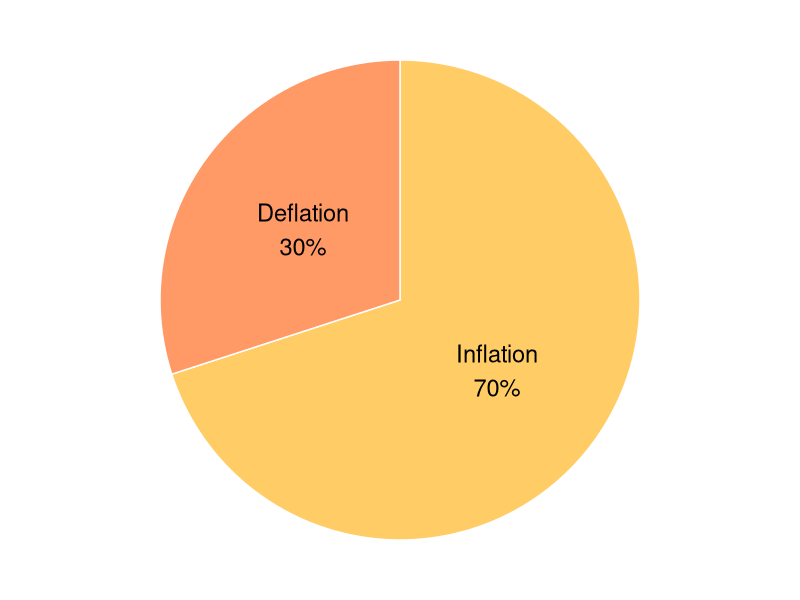
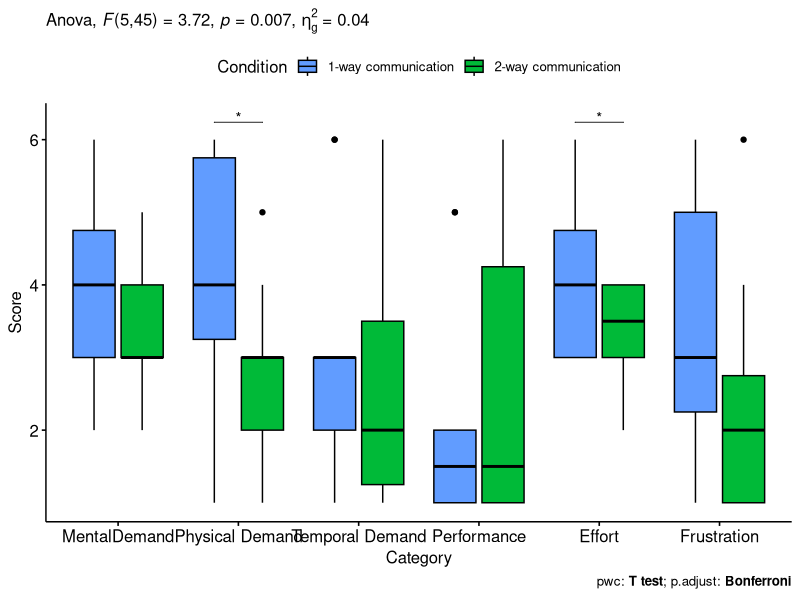
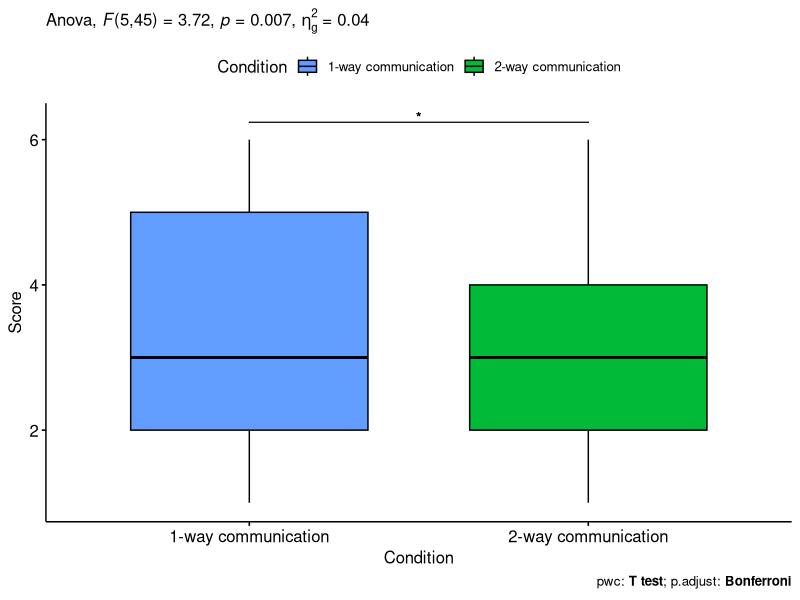

These charts were generated, in order, by the following R code: (Note: this script raises an error after producing the figures.)
## ---- chunk 1
knitr::opts_chunk$set(echo = TRUE)
## ---- chunk 2
## Pie chart for customization 
library(ggplot2)
library(dplyr)

# Create Data
data <- data.frame(
  group=c("Inflation", "Deflation"),
  value=c(7,3)
)
# Compute the position of labels
data <- data %>% 
  arrange(desc(group)) %>%
  mutate(prop = value / sum(data$value) *100) %>%
  mutate(ypos = cumsum(prop)- 0.5*prop )

data$percent <- scales::percent(data$value / sum(data$value))
data$label <- paste(data$group, data$percent, sep = "\n")

# Basic piechart
ggplot(data, aes(x="", y=prop, fill=group)) +
  geom_bar(stat="identity", width=1, color="white") +
  coord_polar("y", start=0) +
  theme_void() + 
  theme(legend.position="none") +
  geom_text(aes(y = ypos, label = label), color = "black", size=6) +
  scale_fill_brewer(palette="Set1") +
  theme(plot.title = element_text(size=18, hjust=0.5, face = "bold", line = 0.3)) +
  scale_fill_manual(values=c("#FF9966", "#FFCC66")) 
## ---- chunk 3
NASATLX<-read.csv(file="B Study_NASA-TLX.csv") 
NASAOrg <- data.frame(
  Participants=c(NASATLX[, c(1)] ),
  Condition=c(NASATLX[, c(2)] ),
  Category=c(NASATLX[, c(3)]),
  Score=c(NASATLX[, c(4)])
)
################################################################################
library(ggplot2)
summary_stats_NASA <- with(NASAOrg, tapply(Score, list(Condition, Category), summary))

# Stats Analysis
library(tidyverse)
library(ggpubr)
library(rstatix)

# Summary Stats
NASAOrg %>%
  group_by(Condition, Category) %>%
  get_summary_stats(Score, type = "mean_sd")
# actual anova
res.aov1 <- anova_test(
  data = NASAOrg, dv = Score, wid = Participants,
  within = c(Condition, Category)
)
get_anova_table(res.aov1)
# Pairwise comparisons between Conditions
pwc <- NASAOrg %>%
  group_by(Category) %>%
  pairwise_t_test(
    Score ~ Condition, paired = TRUE,
    p.adjust.method = "bonferroni"
  )
pwc
# Boxplot of summary stats
pwc1 <- pwc %>% add_xy_position(x = "Category")
bxp1 <- ggboxplot(
  NASAOrg, x = "Category", y = "Score",
  fill = "Condition", palette = c("#619cff", "#00ba38") 
)
bxp1 + 
  stat_pvalue_manual(pwc1, tip.length = 0, hide.ns = TRUE) +
  labs(
    subtitle = get_test_label(res.aov1, detailed = TRUE),
    caption = get_pwc_label(pwc1)
  )
## ---- chunk 4

# Boxplot of summary stats for Condition
pwc2 <- pwc %>% add_xy_position(x = "Condition")
bxp2 <- ggboxplot(
  NASAOrg, x = "Condition", y = "Score",
  fill = "Condition", palette = c("#619cff", "#00ba38") 
)
bxp2 + 
  stat_pvalue_manual(pwc2, tip.length = 0, hide.ns = TRUE) +
  labs(
    subtitle = get_test_label(res.aov1, detailed = TRUE),
    caption = get_pwc_label(pwc2) 
  )
## ---- chunk 5
library(ggplot2)
library(dplyr)
DataTrustState<-read.csv(file="DataTrustState.csv") 
DTSog <- data.frame(
  participantNumber=c(DataTrustState[, c(1)] ),
  Condition=c(DataTrustState[, c(2)] ),
  turn_number=c(DataTrustState[, c(3)] ),
  score=c(DataTrustState[, c(4)] )
)
# Remove rows with missing values in the "Score" column
DTS <- DTSog[!is.na(DTSog$score), ]
# Reorder the rows by Turn within each Condition
sorted_DTS <- DTS %>% arrange(Condition, turn_number)
################################################################################
# Summary Stats
sorted_DTS %>%
  group_by(Condition, turn_number) %>%
  get_summary_stats(score, type = "mean_sd")
# actual anova
res.aov2 <- anova_test(
  data = sorted_DTS, dv = score, wid = participantNumber,
  within = c(Condition, turn_number)
)
get_anova_table(res.aov2)
# Pairwise comparisons between Conditions
pwc3 <- sorted_DTS %>%
  group_by(turn_number) %>%
  pairwise_t_test(
    score ~ Condition, paired = TRUE,
    p.adjust.method = "bonferroni"
  )
pwc3
# Boxplot of summary stats for turn number 
pwc4 <- pwc3 %>% add_xy_position(x = "turn_number")
bxp4 <- ggboxplot(
  sorted_DTS, x = "turn_number", y = "score",
  fill = "Condition", palette = c("#619cff", "#00ba38") 
)
bxp4 + 
  stat_pvalue_manual(pwc4, tip.length = 0, hide.ns = TRUE) +
  labs(
    subtitle = get_test_label(res.aov, detailed = TRUE),
    caption = get_pwc_label(pwc4) 
  )
## ---- chunk 6
pwc5 <- pwc3 %>% add_xy_position(x = "Condition")
bxp5 <- ggboxplot(
  sorted_DTS, x = "Condition", y = "score",
  fill = "Condition", palette = c("#619cff", "#00ba38") 
)
bxp5 + 
  stat_pvalue_manual(pwc5, tip.length = 0, hide.ns = TRUE) +
  labs(
    subtitle = get_test_label(res.aov, detailed = TRUE),
    caption = get_pwc_label(pwc5) 
  )
## ---- chunk 7
# Now divided into sections (1,2,3) for average conditional difference
sorted_DTS_Stage1 <- sorted_DTS[sorted_DTS$turn_number < 14, ]
sorted_DTS_Stage2 <- sorted_DTS[sorted_DTS$turn_number <= 25 & sorted_DTS$turn_number >= 14, ]
sorted_DTS_Stage3 <- sorted_DTS[sorted_DTS$turn_number < 25, ]
##################################################################################################
# Summary Stats
sorted_DTS_Stage1 %>%
  group_by(Condition, turn_number) %>%
  get_summary_stats(score, type = "mean_sd")
# actual anova
res.aov3 <- anova_test(
  data = sorted_DTS_Stage1, dv = score, wid = participantNumber,
  within = c(Condition, turn_number)
)
get_anova_table(res.aov3)
# Pairwise comparisons between Conditions
pwc6 <- sorted_DTS_Stage1 %>%
  group_by(turn_number) %>%
  pairwise_t_test(
    score ~ Condition, paired = TRUE,
    p.adjust.method = "bonferroni"
  )
pwc6
# Boxplot of summary stats for Condition
pwc7 <- pwc6 %>% add_xy_position(x = "Condition")
bxp <- ggboxplot(
  sorted_DTS_Stage1, x = "Condition", y = "score",
  fill = "Condition", palette = c("#619cff", "#00ba38") 
)
bxp7 + 
  stat_pvalue_manual(pwc7, tip.length = 0, hide.ns = TRUE) +
  labs(
    subtitle = get_test_label(res.aov3, detailed = TRUE),
    caption = get_pwc_label(pwc7) 
  )
## ---- chunk 8
sorted_DTS_Stage2 %>%
  group_by(Condition, turn_number) %>%
  get_summary_stats(score, type = "mean_sd")
# actual anova
res.aov4 <- anova_test(
  data = sorted_DTS_Stage2, dv = score, wid = participantNumber,
  within = c(Condition, turn_number)
)
get_anova_table(res.aov4)
# Pairwise comparisons between Conditions
pwc8 <- sorted_DTS_Stage2 %>%
  group_by(turn_number) %>%
  pairwise_t_test(
    score ~ Condition, paired = TRUE,
    p.adjust.method = "bonferroni"
  )
pwc8
# Boxplot of summary stats for Condition
pwc9 <- pwc8 %>% add_xy_position(x = "Condition")
bxp9 <- ggboxplot(
  sorted_DTS_Stage2, x = "Condition", y = "score",
  fill = "Condition", palette = c("#619cff", "#00ba38") 
)
bxp9 + 
  stat_pvalue_manual(pwc9, tip.length = 0, hide.ns = TRUE) +
  labs(
    subtitle = get_test_label(res.aov4, detailed = TRUE),
    caption = get_pwc_label(pwc9) 
  )
## ---- chunk 9

## ---- chunk 10

## ---- chunk 11

# # Define available participant numbers
# participant_nums <- unique(df$participantNum)
# 
# selectInput("participant", "Participant Number:", choices = participant_nums)
# # Reactive expression to subset data based on selected participant
# participant_data <- reactive({
#   subset(df, participantNum == input$participant)
# })
# 
# # Plot the scores for each turn number for both conditions
# output$plot <- renderPlot({
#   ggplot(participant_data(), aes(x = turnNum, y = score, color = condition)) +
#     geom_line() +
#     labs(x = "Turn Number", y = "Score") +
#     ggtitle(paste("Scores for Participant", input$participant))
# })
# 
# # Render the plot
# plotOutput("plot")

